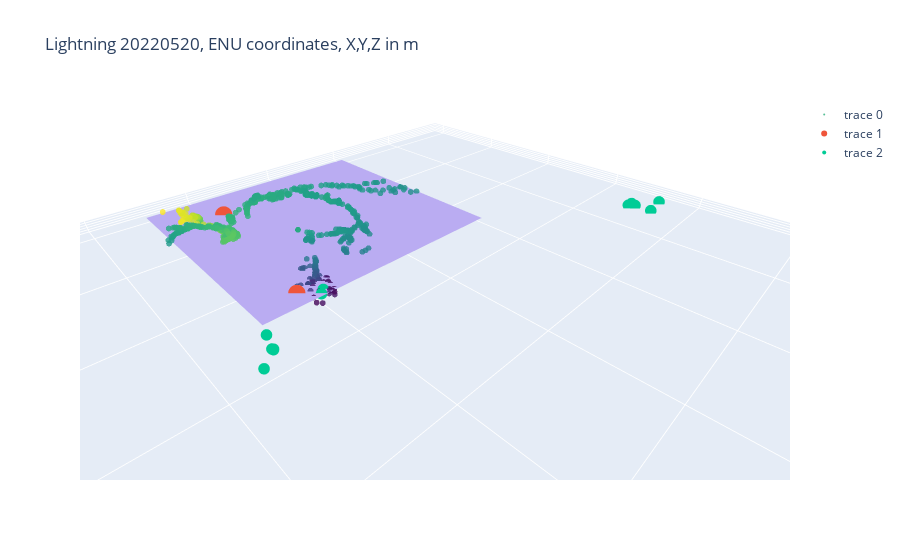

The code cell stored with this chart in its notebook:
### Code cell
import plotly.express as px
import plotly.graph_objects as go
import numpy as np

fig = go.Figure(data=[go.Scatter3d(
    x=x,
    y=y,
    #z=(np.array(z)+(np.array(y)+np.array(y).min())*0.1+10000)/10,
    z=(np.array(z)+12000)/20,
    #z=np.array(z),
    mode='markers',
    marker=dict(
        size=2,
        color=z,                # set color to an array/list of desired values
        colorscale='Viridis',   # choose a colorscale
        opacity=0.8
    ),   
)])

fig.update_layout(
    title="Lightning 20220520, ENU coordinates, X,Y,Z in m",
#     xaxis_title="East-West",
#     yaxis_title="North-South",
#     zaxis_title="Altitude",
#     legend_title="Legend Title",
#     font=dict(
#         family="Courier New, monospace",
#         size=18,
#         color="RebeccaPurple"
#     )
)

cx, cy, cz = zip(car0_enu, car1_enu)
ct = ["auto0", "auto1"]
fig.add_trace(go.Scatter3d(x=cx, y=cy, z=cz, text = ct, mode='markers', marker = {"size": 6}))
#fig.add_trace(go.Scatter3d(x=[10], y=[10], z=[10], mode='markers', marker = {"size": 2}))

fig.add_trace(go.Scatter3d(x=blitzortung['enu_x'], y=blitzortung['enu_y'], z=blitzortung['enu_z'], text = blitzortung['time'], mode='markers', marker = {"size": 4}))



xs= np.linspace(-40000, 10000, 100)
ys= np.linspace(-20000, 30000, 100)
zs= 0*np.ones((100,100))
mycolorscale = [[0, '#aa9ce2'],
                 [1, '#aa9ce2']]

surf = go.Surface(x=xs, y=ys, z=zs, colorscale=mycolorscale, showscale=False)
fig.add_trace(surf)


fig.update_layout(scene_aspectmode='data', scene_aspectratio=dict(x=1, y=1, z=0.1))


# fig.update_layout(
#          #title='Animation Test',
#          #width=600,
#          #height=600,
#          scene_camera_eye=dict(x=10000, y=10000, z=2000),
#          updatemenus=[dict(type='buttons',
#                   showactive=False,
#                   y=1,
#                   x=0.8,
#                   xanchor='left',
#                   yanchor='bottom',
#                   pad=dict(t=45, r=10),
#                   buttons=[dict(label='Play',
#                                  method='animate',
#                                  args=[None, dict(frame=dict(duration=5, redraw=True), 
#                                                              transition=dict(duration=0),
#                                                              fromcurrent=True,
#                                                              mode='immediate'
#                                                             )]
#                                             )
#                                       ]
#                               )
#                         ]
# )

import pandas as pd
fig.show()
fig.write_html("blesk_out_scaled.html")

### Figure 1 — Plotly figure (JSON) as saved in the notebook; plotly's stock layout.template omitted (floating-point values rounded to 4 significant figures; data arrays with more than 128 entries replaced by an {"elided": "..."} marker saying what was removed)
{"data": [{"marker": {"color": {"elided": "760 float values"}, "colorscale": [[0, "#440154"], [0.1111, "#482878"], [0.2222, "#3e4989"], [0.3333, "#31688e"], [0.4444, "#26828e"], [0.5556, "#1f9e89"], [0.6667, "#35b779"], [0.7778, "#6ece58"], [0.8889, "#b5de2b"], [1, "#fde725"]], "opacity": 0.8, "size": 2}, "mode": "markers", "type": "scatter3d", "x": {"elided": "760 float values"}, "y": {"elided": "760 float values"}, "z": {"elided": "760 float values"}}, {"marker": {"size": 6}, "mode": "markers", "text": ["auto0", "auto1"], "type": "scatter3d", "x": [-2099.0, 2119.0], "y": [-9775.0, 26410.0], "z": [92.12, 14.62]}, {"marker": {"size": 4}, "mode": "markers", "text": [1653073901079072500, 1653073901079073000, 1653073901079083500, 1653073901079075000, 1653073901451746600, 1653073901582287000, 1653073901587227400, 1653073897286093000, 1653073897286095400, 1653073897286086000, 1653073897907658200, 1653073899294305800, 1653073899497819600, 1653073899570282500, 1653073899570278000, 1653073899570281000, 1653073899570286600, 1653073899570295800, 1653073897286093000, 1653073897286095400, 1653073897286086000, 1653073899294306600, 1653073899497819600, 1653073899570282500, 1653073899570278000, 1653073899570281000, 1653073899570286600, 1653073899570295800, 1653073899922564900], "type": "scatter3d", "x": [-70530.0, -69110.0, -70130.0, -70070.0, -76060.0, 39770.0, 36640.0, 43460.0, 41260.0, 42230.0, 27270.0, -722.3, -547.3, 10630.0, 11570.0, 11490.0, 11430.0, 14220.0, 43460.0, 41260.0, 42230.0, -1605.0, -547.3, 10630.0, 11570.0, 11490.0, 11430.0, 14220.0, 47480.0], "y": [48530.0, 48440.0, 49530.0, 53200.0, 52480.0, 87420.0, 85930.0, 103600.0, 98540.0, 98150.0, 58870.0, 29260.0, 85250.0, 32270.0, 35520.0, 35810.0, 35730.0, 38270.0, 103600.0, 98540.0, 98150.0, 28440.0, 85250.0, 32270.0, 35520.0, 35810.0, 35730.0, 38270.0, 100100.0], "z": [-575.7, -559.4, -579.0, -608.0, -670.6, -726.7, -687.6, -994.8, -899.3, -899.6, -331.6, -67.55, -573.3, -90.98, -110.0, -111.5, -110.9, -131.3, -994.8, -899.3, -899.6, -63.98, -573.3, -90.98, -110.0, -111.5, -110.9, -131.3, -967.3]}, {"colorscale": [[0, "#aa9ce2"], [1, "#aa9ce2"]], "showscale": false, "type": "surface", "x": [-40000, -39490.0, -38990.0, -38480.0, -37980.0, -37470.0, -36970.0, -36460.0, -35960.0, -35450.0, -34950.0, -34440.0, -33940.0, -33430.0, -32930.0, -32420.0, -31920.0, -31410.0, -30910.0, -30400.0, -29900.0, -29390.0, -28890.0, -28380.0, -27880.0, -27370.0, -26870.0, -26360.0, -25860.0, -25350.0, -24850.0, -24340.0, -23840.0, -23330.0, -22830.0, -22320.0, -21820.0, -21310.0, -20810.0, -20300.0, -19800.0, -19290.0, -18790.0, -18280.0, -17780.0, -17270.0, -16770.0, -16260.0, -15760.0, -15250.0, -14750.0, -14240.0, -13740.0, -13230.0, -12730.0, -12220.0, -11720.0, -11210.0, -10710.0, -10200.0, -9697.0, -9192.0, -8687.0, -8182.0, -7677.0, -7172.0, -6667.0, -6162.0, -5657.0, -5152.0, -4646.0, -4141.0, -3636.0, -3131.0, -2626.0, -2121.0, -1616.0, -1111.0, -606.1, -101.0, 404.0, 909.1, 1414.0, 1919.0, 2424.0, 2929.0, 3434.0, 3939.0, 4444.0, 4949.0, 5455.0, 5960.0, 6465.0, 6970.0, 7475.0, 7980.0, 8485.0, 8990.0, 9495.0, 10000], "y": [-20000, -19490.0, -18990.0, -18480.0, -17980.0, -17470.0, -16970.0, -16460.0, -15960.0, -15450.0, -14950.0, -14440.0, -13940.0, -13430.0, -12930.0, -12420.0, -11920.0, -11410.0, -10910.0, -10400.0, -9899.0, -9394.0, -8889.0, -8384.0, -7879.0, -7374.0, -6869.0, -6364.0, -5859.0, -5354.0, -4848.0, -4343.0, -3838.0, -3333.0, -2828.0, -2323.0, -1818.0, -1313.0, -808.1, -303.0, 202.0, 707.1, 1212.0, 1717.0, 2222.0, 2727.0, 3232.0, 3737.0, 4242.0, 4747.0, 5253.0, 5758.0, 6263.0, 6768.0, 7273.0, 7778.0, 8283.0, 8788.0, 9293.0, 9798.0, 10300.0, 10810.0, 11310.0, 11820.0, 12320.0, 12830.0, 13330.0, 13840.0, 14340.0, 14850.0, 15350.0, 15860.0, 16360.0, 16870.0, 17370.0, 17880.0, 18380.0, 18890.0, 19390.0, 19900.0, 20400.0, 20910.0, 21410.0, 21920.0, 22420.0, 22930.0, 23430.0, 23940.0, 24440.0, 24950.0, 25450.0, 25960.0, 26460.0, 26970.0, 27470.0, 27980.0, 28480.0, 28990.0, 29490.0, 30000], "z": {"elided": "100x100 int values"}}], "layout": {"scene": {"aspectmode": "data", "aspectratio": {"x": 1, "y": 1, "z": 0.1}}, "title": {"text": "Lightning 20220520, ENU coordinates, X,Y,Z in m"}}}
